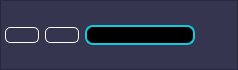
              <widget class="QFrame" name="frame_6">
               <property name="minimumSize">
                <size>
                 <width>0</width>
                 <height>50</height>
                </size>
               </property>
               <property name="maximumSize">
                <size>
                 <width>16777215</width>
                 <height>70</height>
                </size>
               </property>
               <property name="styleSheet">
                <string notr="true">QFrame{
background-color: rgb(53, 53, 79);
}

QPushButton{
	font: 87 12pt &quot;Arial Black&quot;;
	background-color: #000000ff;
	border-radius:5px;
	color: rgb(20,200,220);
	border: 1px solid white;
}

QPushButton:hover{
	background-color: black;
}</string>
               </property>
               <property name="frameShape">
                <enum>QFrame::StyledPanel</enum>
               </property>
               <property name="frameShadow">
                <enum>QFrame::Raised</enum>
               </property>
               <layout class="QHBoxLayout" name="horizontalLayout_3">
                <property name="leftMargin">
                 <number>4</number>
                </property>
                <property name="topMargin">
                 <number>4</number>
                </property>
                <property name="rightMargin">
                 <number>4</number>
                </property>
                <property name="bottomMargin">
                 <number>4</number>
                </property>
                <item>
                 <widget class="QPushButton" name="bt_menu_1">
                  <property name="text">
                   <string/>
                  </property>
                  <property name="icon">
                   <iconset>
                    <normaloff>izquierda.png</normaloff>izquierda.png</iconset>
                  </property>
                  <property name="iconSize">
                   <size>
                    <width>40</width>
                    <height>40</height>
                   </size>
                  </property>
                 </widget>
                </item>
                <item>
                 <widget class="QPushButton" name="bt_menu_2">
                  <property name="text">
                   <string/>
                  </property>
                  <property name="icon">
                   <iconset>
                    <normaloff>derecha.png</normaloff>derecha.png</iconset>
                  </property>
                  <property name="iconSize">
                   <size>
                    <width>40</width>
                    <height>40</height>
                   </size>
                  </property>
                 </widget>
                </item>
                <item>
                 <widget class="QLineEdit" name="lineEdit">
                  <property name="styleSheet">
                   <string notr="true">
QLineEdit{
	font: 75 12pt &quot;Times New Roman&quot;;
	background-color: rgb(0,0,0);
	border-radius:8px;
	color: rgb(255,255,255);
	border: 2px solid #14c8dc;
}
</string>
                  </property>
                 </widget>
                </item>
                <item>
                 <widget class="QPushButton" name="pushButton_11">
                  <property name="styleSheet">
                   <string notr="true">QFrame{
background-color: rgb(53, 53, 79);
}

QPushButton{
	font: 87 12pt &quot;Arial Black&quot;;
	background-color: #000000ff;
	border-radius:5px;
	color: rgb(20,200,220);
	border: 0px solid white;
}

QPushButton:hover{
	background-color: black;
}</string>
                  </property>
                  <property name="text">
                   <string/>
                  </property>
                  <property name="icon">
                   <iconset>
                    <normaloff>lupa.png</normaloff>lupa.png</iconset>
                  </property>
                 </widget>
                </item>
               </layout>
              </widget>
